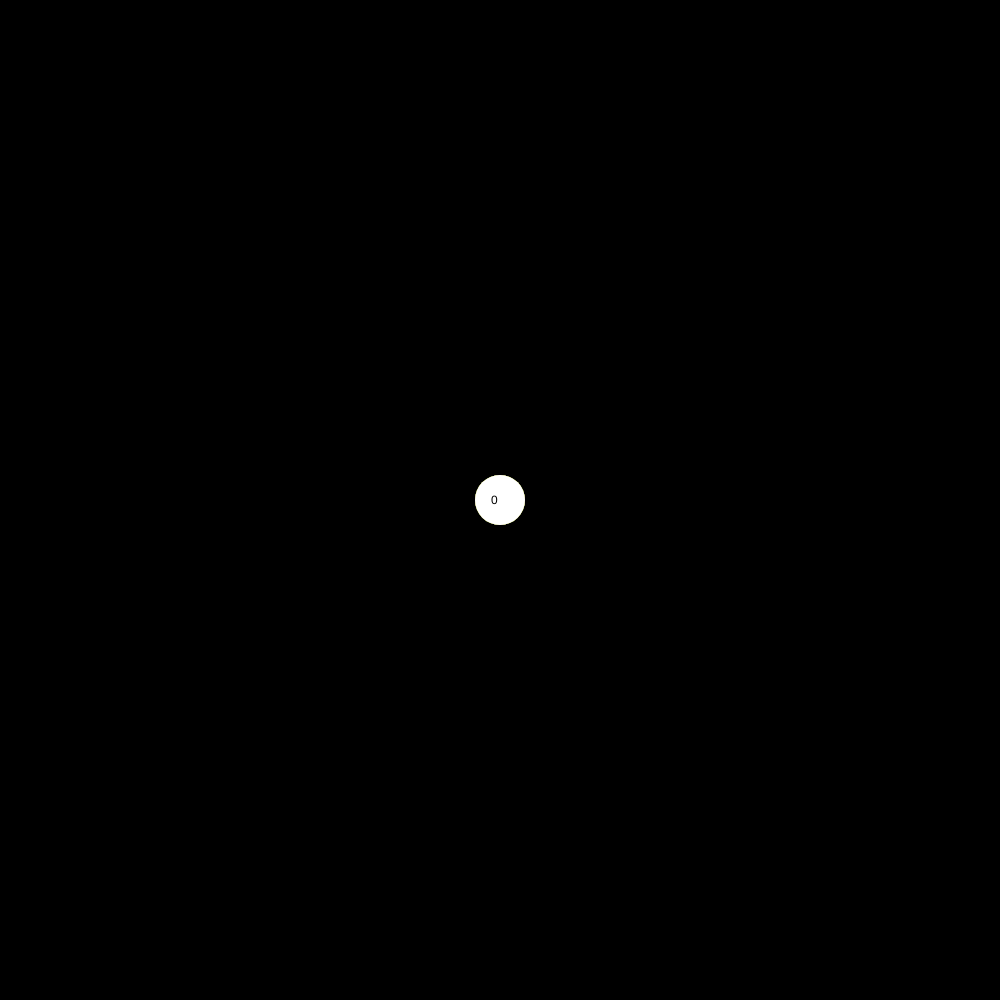
Frame 1 (no input)
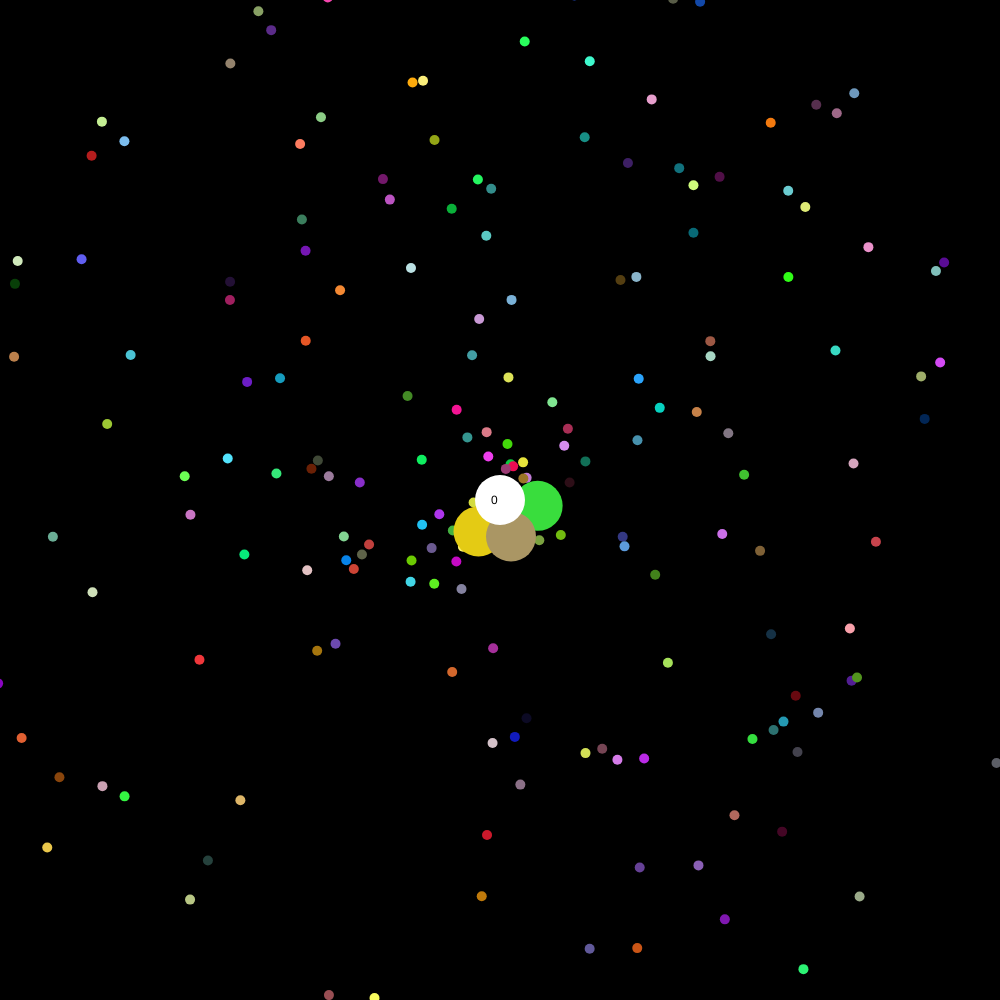
Frame 60 (no input)
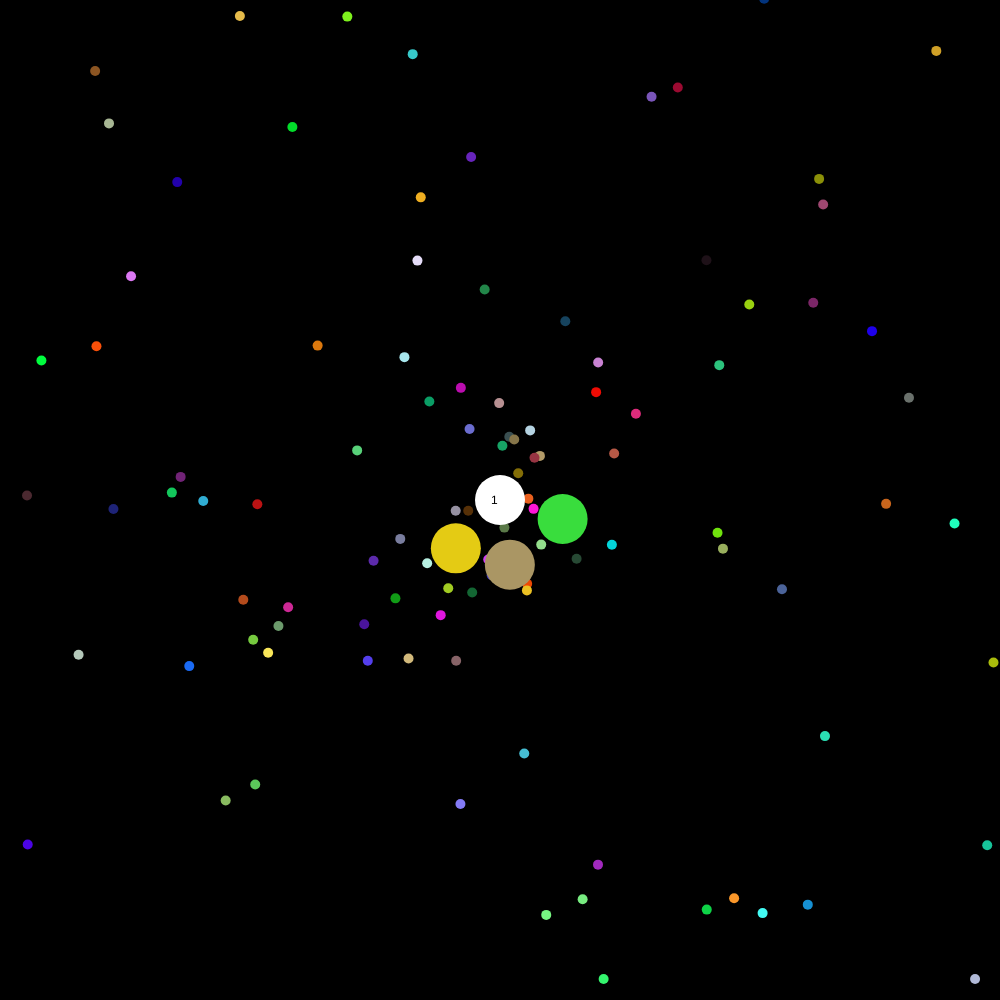
Frame 120 (the mouse pressed at the canvas centre since frame 60)

The p5.js sketch that drew these frames (run headless with seeded random() and noise() and a simulated clock; from frame 60 on, the mouse is pressed at the canvas centre):

// p5.js sketch
// ── sketch.js
'use strict';

var np = new Array();
var ob = new Array();
var cl = new Array();

function setup() {
  createCanvas(1000, 1000);
    frameRate(30);
    for (let i = 0; i < 200; i++) {
        np[i] = new NormalParticle();
    }
    for (let i = 0; i < 3; i++) {
        ob[i] = new Oddball();
    }

    for (let i = 0; i < 1; i++) {
        cl[i] = new Clock();
    }
}

function draw() {
    background(0);
    for (let part of np) {
        part.show();
        part.move();
    }
    for (let part of ob) {
        part.show();
        part.move();
    }
    for (let part of cl) {
        part.show();
        part.move();
    }
}


class Clock {
    constructor() {
        this.time = "";
        this.timeInt = 0;
        this.timeIntSlow = 0;
    }
    show() {
        fill(255, 255, 255);
        ellipse(width / 2, width / 2, 50, 50);
        noStroke();
    }
    move() {
        this.timeInt++;
        this.timeIntSlow = (int)(this.timeInt / 63);
        this.time = "" + this.timeIntSlow;
        fill(0, 0, 0);

        text(this.time, width / 2 - 9, width / 2 + 4);
    }
}



class NormalParticle {


    constructor() {
        this.x = width / 2;
        this.y = width / 2;
        this.r = random(150);
        this.theta = PI * 2 * random(1);
    }
    show() {
        fill(Math.floor(Math.random() * 255), Math.floor((Math.random() * 255)), Math.floor((Math.random() * 255)));
        ellipse(this.x, this.y, 10, 10);
        noStroke();
    }
    move() {
        this.x += this.r * Math.cos(this.theta);
        this.y += this.r * Math.sin(this.theta);
        var dir;
        dir =1;
        this.r += dir - 1;
        this.theta += 0.1;
    }
}

class Oddball {

    constructor() {
        this.x = width / 2;
        this.y = width / 2;
        this.r = 10;
        this.theta = PI * 2 * random(1);
        this.red = random(255);
        this.blu = random(255);
        this.grn = random(255);
    }
    show() {
        fill(this.red, this.grn, this.blu);
        ellipse(this.x, this.y, 50, 50);
        noStroke();
    }
    move() {
        this.x += this.r * Math.cos(this.theta);
        this.y += this.r * Math.sin(this.theta);
        this.theta -= 0.1;
    }
}
